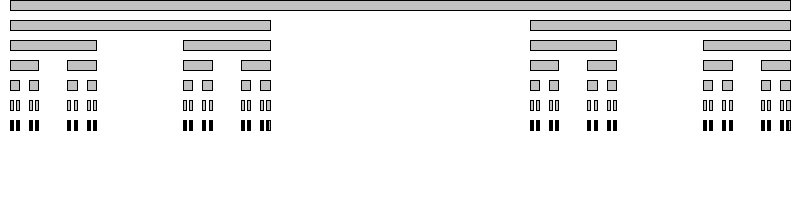
Frame 1 (no input)
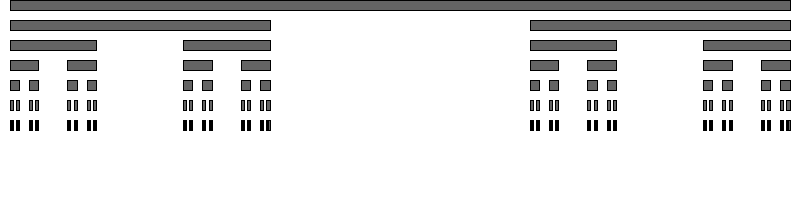
Frame 60 (the mouse pressed at the canvas centre just before this capture)
Frame 120 (the mouse held since frame 60 and released just before this capture): identical to frame 60, image omitted

The Processing sketch that drew these frames (run headless with seeded random() and noise(); from frame 60 on, the mouse is pressed at the canvas centre):

// Processing sketch: rects
// ── rects.pde


void setup() {
  size(800, 200);
  background(255);
  fill(100, 100);
}

void draw() {
  rects(10, 0, width - 20);
}

void rects(float x, float y, float w) {
  println(w);
  if(w >= 1) {
    rect(x, y, w, 10);
    y += 20;
    rects(x, y, w/3);
    rects(x + w*2/3, y, w/3);
  }
}
